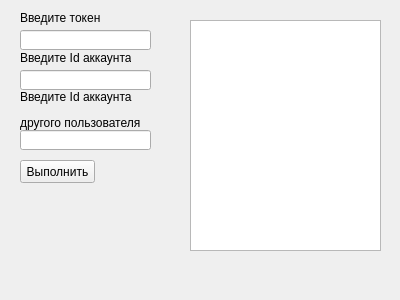
<?xml version="1.0" encoding="UTF-8"?>
<ui version="4.0">
 <class>Form</class>
 <widget class="QWidget" name="Form">
  <property name="geometry">
   <rect>
    <x>0</x>
    <y>0</y>
    <width>400</width>
    <height>300</height>
   </rect>
  </property>
  <property name="windowTitle">
   <string>Form</string>
  </property>
  <widget class="QTextEdit" name="print">
   <property name="enabled">
    <bool>true</bool>
   </property>
   <property name="geometry">
    <rect>
     <x>190</x>
     <y>20</y>
     <width>191</width>
     <height>231</height>
    </rect>
   </property>
  </widget>
  <widget class="QLineEdit" name="token">
   <property name="geometry">
    <rect>
     <x>20</x>
     <y>30</y>
     <width>131</width>
     <height>20</height>
    </rect>
   </property>
  </widget>
  <widget class="QLabel" name="label">
   <property name="geometry">
    <rect>
     <x>20</x>
     <y>10</y>
     <width>81</width>
     <height>16</height>
    </rect>
   </property>
   <property name="text">
    <string>Введите токен</string>
   </property>
  </widget>
  <widget class="QLineEdit" name="owner_id">
   <property name="geometry">
    <rect>
     <x>20</x>
     <y>70</y>
     <width>131</width>
     <height>20</height>
    </rect>
   </property>
  </widget>
  <widget class="QLabel" name="label_2">
   <property name="geometry">
    <rect>
     <x>20</x>
     <y>50</y>
     <width>111</width>
     <height>16</height>
    </rect>
   </property>
   <property name="text">
    <string>Введите Id аккаунта</string>
   </property>
  </widget>
  <widget class="QLineEdit" name="user_id">
   <property name="geometry">
    <rect>
     <x>20</x>
     <y>130</y>
     <width>131</width>
     <height>20</height>
    </rect>
   </property>
  </widget>
  <widget class="QLabel" name="label_3">
   <property name="geometry">
    <rect>
     <x>20</x>
     <y>90</y>
     <width>131</width>
     <height>41</height>
    </rect>
   </property>
   <property name="text">
    <string>&lt;html&gt;&lt;head/&gt;&lt;body&gt;&lt;p&gt;Введите Id аккаунта &lt;/p&gt;&lt;p&gt;другого пользователя&lt;/p&gt;&lt;/body&gt;&lt;/html&gt;</string>
   </property>
   <property name="textFormat">
    <enum>Qt::AutoText</enum>
   </property>
   <property name="scaledContents">
    <bool>false</bool>
   </property>
   <property name="alignment">
    <set>Qt::AlignLeading|Qt::AlignLeft|Qt::AlignVCenter</set>
   </property>
   <property name="wordWrap">
    <bool>false</bool>
   </property>
   <property name="indent">
    <number>-1</number>
   </property>
  </widget>
  <widget class="QPushButton" name="get_result">
   <property name="geometry">
    <rect>
     <x>20</x>
     <y>160</y>
     <width>75</width>
     <height>23</height>
    </rect>
   </property>
   <property name="text">
    <string>Выполнить</string>
   </property>
  </widget>
 </widget>
 <resources/>
 <connections/>
</ui>
